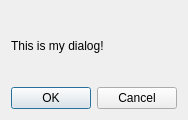
<?xml version="1.0" encoding="UTF-8"?>
<ui version="4.0">
 <class>CDialogBase</class>
 <widget class="QDialog" name="CDialogBase">
  <property name="geometry">
   <rect>
    <x>0</x>
    <y>0</y>
    <width>174</width>
    <height>120</height>
   </rect>
  </property>
  <property name="windowTitle">
   <string>Dialog</string>
  </property>
  <layout class="QGridLayout" name="gridLayout">
   <item row="0" column="0">
    <widget class="QLabel" name="label">
     <property name="text">
      <string>This is my dialog!</string>
     </property>
    </widget>
   </item>
   <item row="1" column="0">
    <widget class="QDialogButtonBox" name="buttonBox">
     <property name="orientation">
      <enum>Qt::Horizontal</enum>
     </property>
     <property name="standardButtons">
      <set>QDialogButtonBox::Cancel|QDialogButtonBox::Ok</set>
     </property>
    </widget>
   </item>
  </layout>
 </widget>
 <resources/>
 <connections>
  <connection>
   <sender>buttonBox</sender>
   <signal>accepted()</signal>
   <receiver>CDialogBase</receiver>
   <slot>accept()</slot>
   <hints>
    <hint type="sourcelabel">
     <x>248</x>
     <y>254</y>
    </hint>
    <hint type="destinationlabel">
     <x>157</x>
     <y>274</y>
    </hint>
   </hints>
  </connection>
  <connection>
   <sender>buttonBox</sender>
   <signal>rejected()</signal>
   <receiver>CDialogBase</receiver>
   <slot>reject()</slot>
   <hints>
    <hint type="sourcelabel">
     <x>316</x>
     <y>260</y>
    </hint>
    <hint type="destinationlabel">
     <x>286</x>
     <y>274</y>
    </hint>
   </hints>
  </connection>
 </connections>
</ui>
